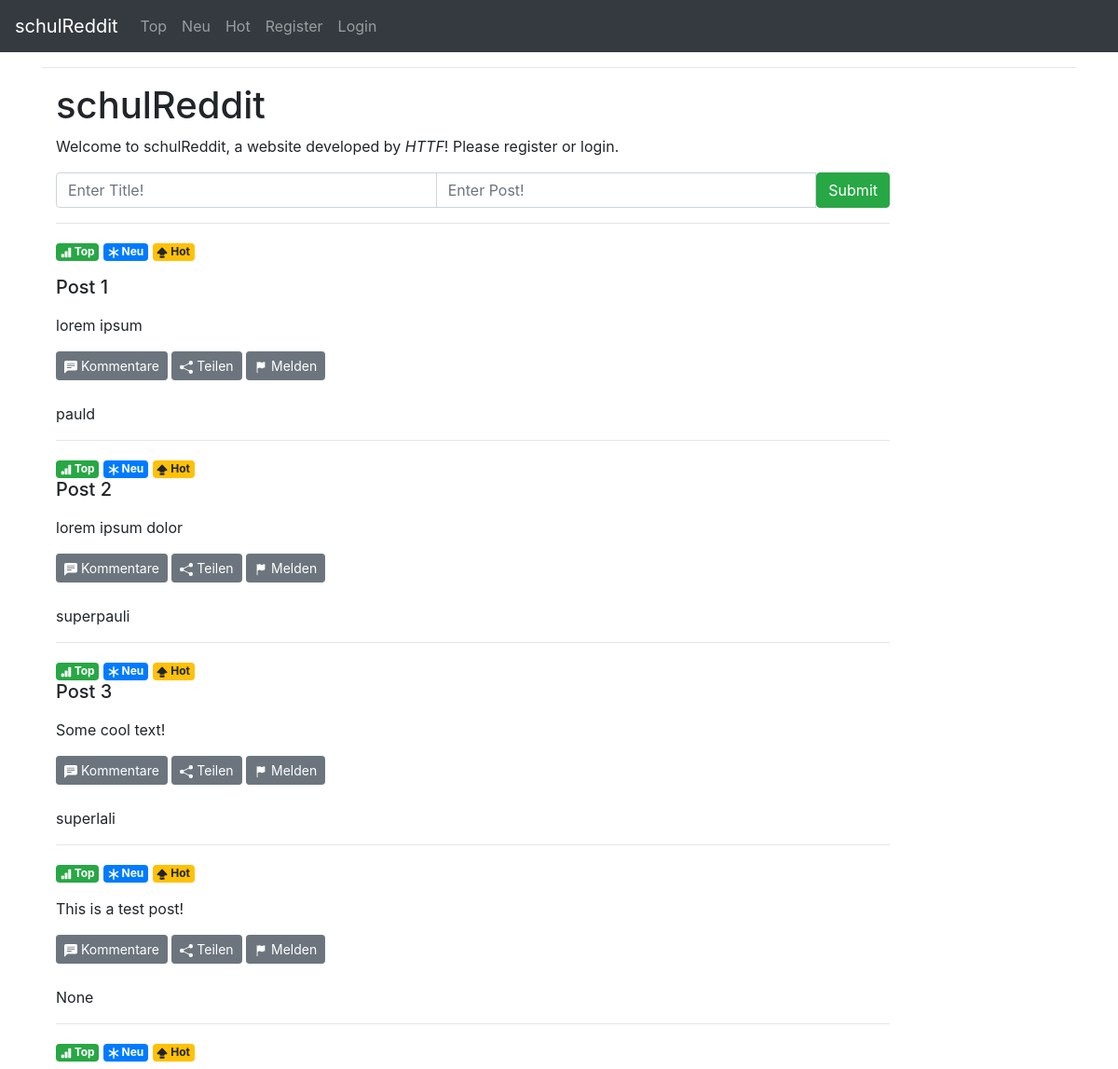
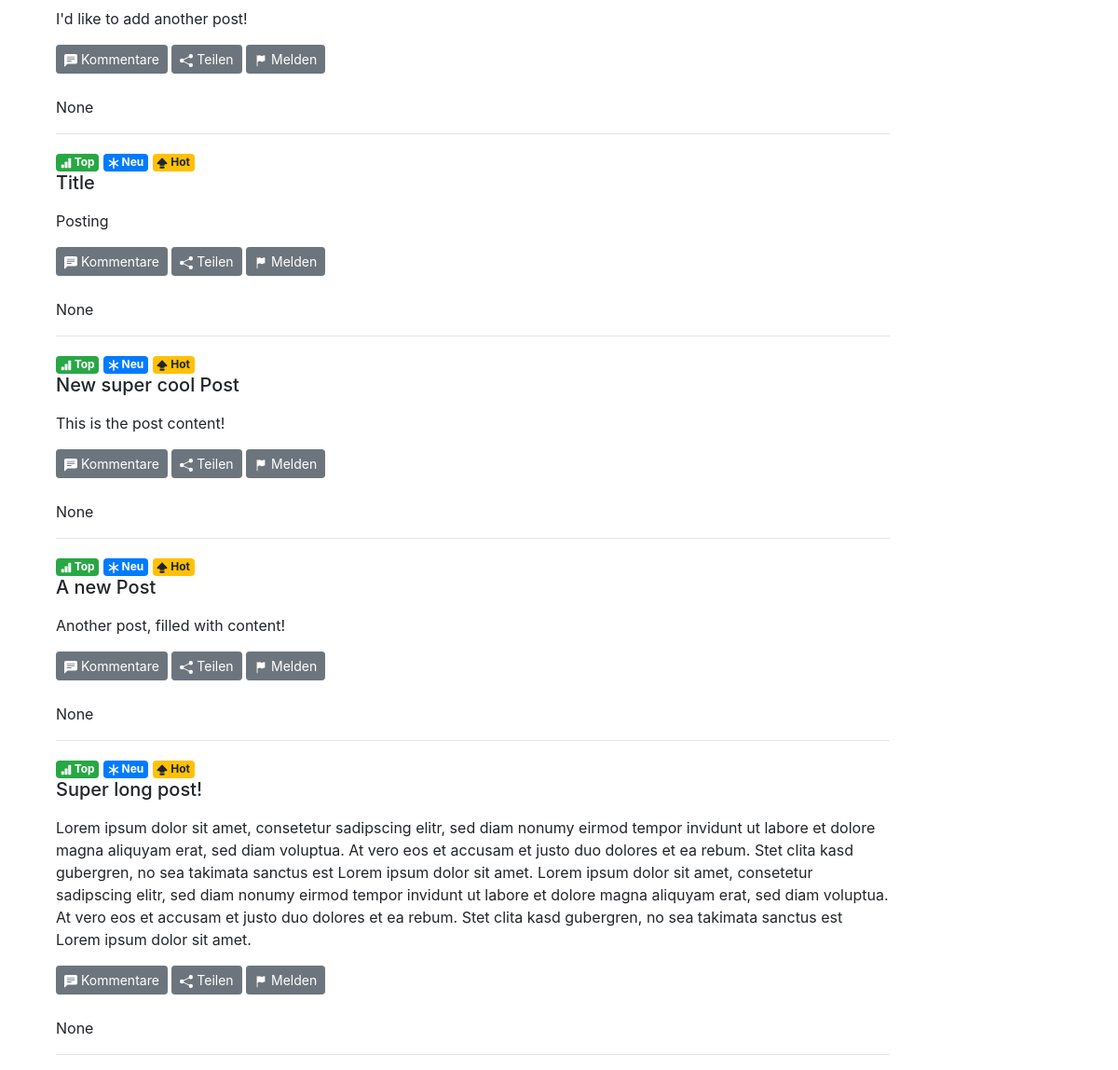
/bulletinBoard/, run on an earlier commit of the app's database (2 pictures, top to bottom).
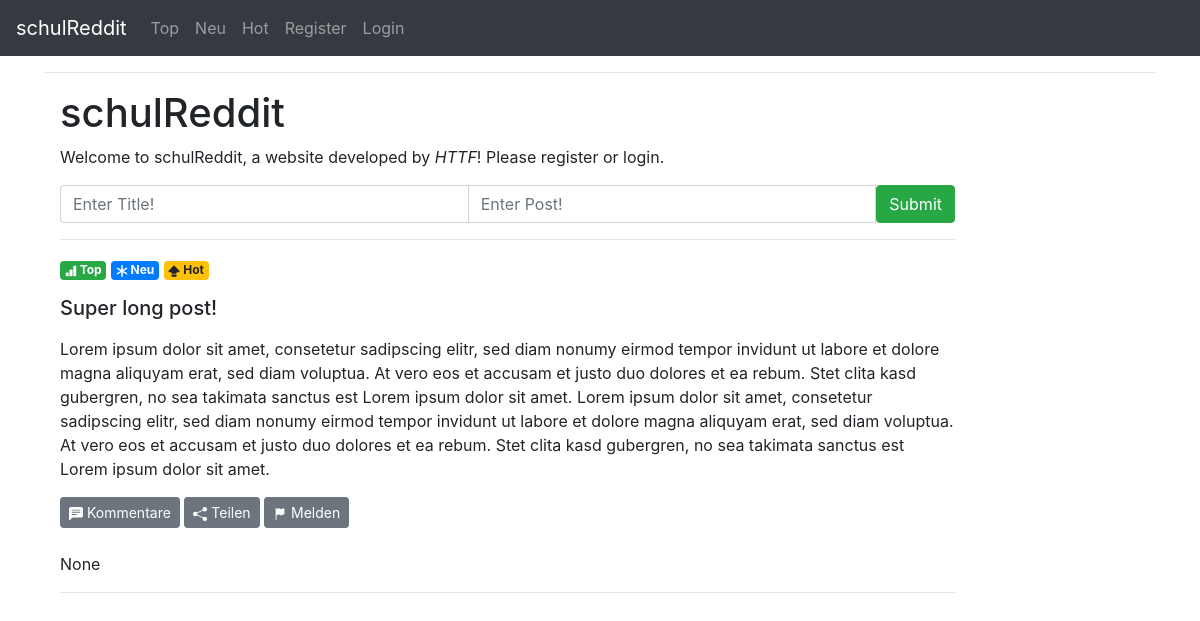
And on a later commit of the database.
### bulletinBoard/models.py (models this page shows, shortened)
class Post(models.Model):
    title = models.CharField(max_length = 80, help_text = "Title of post")
    content = models.TextField(max_length = 8000, help_text = "Content of post")
    author = models.ForeignKey(User, on_delete=models.SET_NULL, null=True)

### bulletinBoard/views.py (the view)
# urls.py: path('', views.index, name='index'),
def index(request):
    post = Post.objects.all()
    newform = newPostForm()
    context = {
        'post': post,
        'form' : newform,
    }
    return render(request, 'bulletinBoard/index.html', context=context)

### bulletinBoard/forms.py
class newPostForm(forms.ModelForm):
    class Meta:
        model = Post
        fields = ['title', 'content']
        widgets = {
            'title' : forms.TextInput(
        attrs={
            'class' : 'form-control',
            'placeholder' : 'Enter Title!',
            'aria-label' : 'Post',
            'aria-describedby' : 'add-btn',
        }
            ),
            'content' : forms.TextInput(
        attrs={
            'class' : 'form-control',
            'placeholder' : 'Enter Post!',
            'aria-label' : 'Post',
            'aria-describedby' : 'add-btn',
        }
            )
        }

### bulletinBoard/templates/bulletinBoard/index.html (shortened to what this page needs)
{% extends "bulletinBoard/base_generic.html" %}
{% load crispy_forms_tags %}
{% block content %}
  <h1>schulReddit</h1>
  {% if user.is_authenticated %}
    <p> Welcome, {{ user.username }}. This is schulReddit, a webiste developed by <em>HTTF</em>.</p>
  {% else %}
    <p>Welcome to schulReddit, a website developed by <em>HTTF</em>! Please register or login.</p>
  {% endif %}
  <form action="{% url 'add' %}" method="POST" role="form">
    <div class="form-group">
      <div class="input-group">
        {{ form.title }}
        {{ form.content }}
        <span class="input-group-btn">
          <button type="submit" class="btn btn-success" id="add-btn">Submit</button>
        </span>
      </div>
    </div>
  </form>
  <hr>
  <p>
    {% for p in post %}
    <span class="badge btn-success">
      <svg width="1em" height="1em" viewBox="0 0 16 16" class="bi bi-bar-chart-fill" fill="currentColor" xmlns="http://www.w3.org/2000/svg">
          <rect width="4" height="5" x="1" y="10" rx="1"/>
          <rect width="4" height="9" x="6" y="6" rx="1"/>
          <rect width="4" height="14" x="11" y="1" rx="1"/>
      </svg>
      Top
    </span>
    <span class="badge btn-primary">
      Neu
    </span>
    <span class="badge btn-warning">
      Hot
    </span>
    <p>
    <span class="h5">{{ p.title }}</span>
      <p>{{ p.content }}</p>
      <button type="button" class="btn btn-secondary btn-sm">
        Kommentare
      </button>
      <button type="button" class="btn btn-secondary btn-sm" data-toggle="modal" data-target="#shareModal">
        Teilen
      </button>
      <button type="button" class="btn btn-secondary btn-sm" data-toggle="modal" data-target="#reportModal">
        Melden
      </button>
      <br>
      <br>
      <p>{{ p.author }}</p>
    </p>
    <hr>
    {% endfor %}
  </p>
{% endblock %}

### bulletinBoard/templates/bulletinBoard/base_generic.html (shortened to what this page needs)
{% load static %}
<!DOCTYPE html>
<html lang="en">
<head>
  <link rel="stylesheet" href="https://stackpath.bootstrapcdn.com/bootstrap/4.5.2/css/bootstrap.min.css">
  <link rel="stylesheet" href="{% static 'css/styles.css' %}">
</head>
<body>
  {% block navbar %}
  <nav class="navbar navbar-expand-lg navbar-dark bg-dark">
    <a class="navbar-brand" href="{% url 'index' %}">schulReddit</a>
    <div class="collapse navbar-collapse" id="navbar">
        <ul class="navbar-nav mr-auto">
            <li class="nav-item">
                <a class="nav-link" href="">Top</a>
            </li>
            <li class="nav-item">
                <a class="nav-link" href="">Neu</a>
            </li>
            <li class="nav-item">
                <a class="nav-link" href="">Hot</a>
            </li>
            <li class="nav-item">
              <a class="nav-link" href="{% url 'register' %}">Register</a>
            </li>
            <li class="nav-item">
              <a class="nav-link" href="{% url 'login' %}">Login</a>
            </li>
        </ul>
    </div>
  </nav>
  {% endblock %}
  <div class="container">
    <hr>
      <div class="col-sm-10 ">
        {% block content %}
        {% endblock %}
      </div>
    </div>
</body>
</html>

What changed in the data, as far as the page shows it:
removed Post: title "Post 1", content "lorem ipsum", author "pauld"
removed Post: title "Post 2", content "lorem ipsum dolor", author "superpauli"
removed Post: title "Post 3", content "Some cool text!", author "superlali"
removed Post: content "This is a test post!", author "None"
removed Post: content "I'd like to add another post!", author "None"
removed Post: title "Title", content "Posting", author "None"
removed Post: title "New super cool Post", content "This is the post content!", author "None"
removed Post: title "A new Post", content "Another post, filled with content!", author "None"
